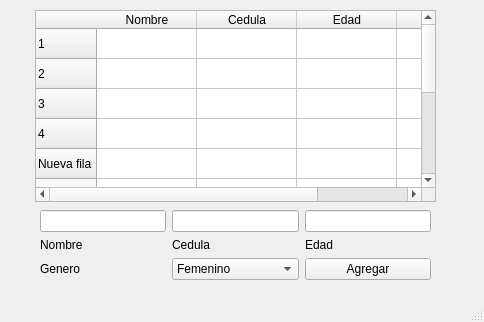
<?xml version="1.0" encoding="UTF-8"?>
<ui version="4.0">
 <class>MainWindow</class>
 <widget class="QMainWindow" name="MainWindow">
  <property name="geometry">
   <rect>
    <x>0</x>
    <y>0</y>
    <width>484</width>
    <height>322</height>
   </rect>
  </property>
  <property name="windowTitle">
   <string>MainWindow</string>
  </property>
  <widget class="QWidget" name="centralwidget">
   <widget class="QTableWidget" name="mi_tabla">
    <property name="geometry">
     <rect>
      <x>35</x>
      <y>10</y>
      <width>401</width>
      <height>192</height>
     </rect>
    </property>
    <row>
     <property name="text">
      <string>1</string>
     </property>
    </row>
    <row>
     <property name="text">
      <string>2</string>
     </property>
    </row>
    <row>
     <property name="text">
      <string>3</string>
     </property>
    </row>
    <row>
     <property name="text">
      <string>4</string>
     </property>
    </row>
    <row>
     <property name="text">
      <string>Nueva fila</string>
     </property>
    </row>
    <row>
     <property name="text">
      <string>5</string>
     </property>
    </row>
    <row>
     <property name="text">
      <string>6</string>
     </property>
    </row>
    <row>
     <property name="text">
      <string>7</string>
     </property>
    </row>
    <row>
     <property name="text">
      <string>8</string>
     </property>
    </row>
    <row>
     <property name="text">
      <string>9</string>
     </property>
    </row>
    <row>
     <property name="text">
      <string>10</string>
     </property>
    </row>
    <column>
     <property name="text">
      <string>Nombre</string>
     </property>
    </column>
    <column>
     <property name="text">
      <string>Cedula</string>
     </property>
    </column>
    <column>
     <property name="text">
      <string>Edad</string>
     </property>
    </column>
    <column>
     <property name="text">
      <string>Genero</string>
     </property>
    </column>
   </widget>
   <widget class="QWidget" name="gridLayoutWidget">
    <property name="geometry">
     <rect>
      <x>40</x>
      <y>210</y>
      <width>391</width>
      <height>70</height>
     </rect>
    </property>
    <layout class="QGridLayout" name="gridLayout">
     <item row="1" column="1">
      <widget class="QLabel" name="label_2">
       <property name="text">
        <string>Cedula</string>
       </property>
      </widget>
     </item>
     <item row="1" column="2">
      <widget class="QLabel" name="label_3">
       <property name="text">
        <string>Edad</string>
       </property>
      </widget>
     </item>
     <item row="0" column="2">
      <widget class="QLineEdit" name="campo_edad"/>
     </item>
     <item row="0" column="0">
      <widget class="QLineEdit" name="campo_nombre"/>
     </item>
     <item row="1" column="0">
      <widget class="QLabel" name="label">
       <property name="text">
        <string>Nombre</string>
       </property>
      </widget>
     </item>
     <item row="0" column="1">
      <widget class="QLineEdit" name="campo_cedula"/>
     </item>
     <item row="2" column="0">
      <widget class="QLabel" name="label_4">
       <property name="text">
        <string>Genero</string>
       </property>
      </widget>
     </item>
     <item row="2" column="1">
      <widget class="QComboBox" name="comboBox">
       <item>
        <property name="text">
         <string>Femenino</string>
        </property>
       </item>
       <item>
        <property name="text">
         <string>Masculino</string>
        </property>
       </item>
       <item>
        <property name="text">
         <string>Otro</string>
        </property>
       </item>
      </widget>
     </item>
     <item row="2" column="2">
      <widget class="QPushButton" name="boton_agregar">
       <property name="text">
        <string>Agregar</string>
       </property>
      </widget>
     </item>
    </layout>
   </widget>
  </widget>
  <widget class="QMenuBar" name="menubar">
   <property name="geometry">
    <rect>
     <x>0</x>
     <y>0</y>
     <width>484</width>
     <height>21</height>
    </rect>
   </property>
  </widget>
  <widget class="QStatusBar" name="statusbar"/>
 </widget>
 <resources/>
 <connections/>
</ui>
